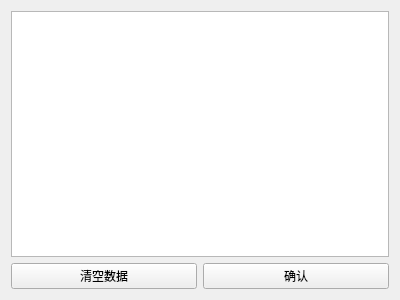
<?xml version="1.0" encoding="UTF-8"?>
<ui version="4.0">
 <class>RecordWidget</class>
 <widget class="QWidget" name="RecordWidget">
  <property name="geometry">
   <rect>
    <x>0</x>
    <y>0</y>
    <width>400</width>
    <height>300</height>
   </rect>
  </property>
  <property name="windowTitle">
   <string>RecordWidget</string>
  </property>
  <layout class="QVBoxLayout" name="verticalLayout">
   <item>
    <widget class="QTableWidget" name="tableWidget"/>
   </item>
   <item>
    <layout class="QHBoxLayout" name="horizontalLayout">
     <item>
      <widget class="QPushButton" name="clearAllBtn">
       <property name="text">
        <string>清空数据</string>
       </property>
      </widget>
     </item>
     <item>
      <widget class="QPushButton" name="okBtn">
       <property name="text">
        <string>确认</string>
       </property>
      </widget>
     </item>
    </layout>
   </item>
  </layout>
 </widget>
 <resources/>
 <connections/>
</ui>
